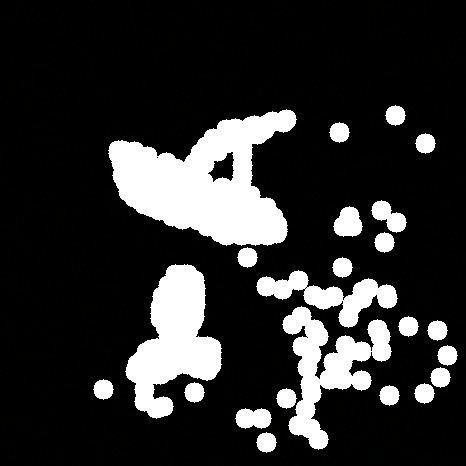
#> input picture MainProgram/test_rbg_folder/image_0.jpeg, 466 x 466 px, given in place of image_705.jpg, which was not available
$ python blank_cropping.py
#> lines starting #> are read from the running program, lines starting #| are printed output that depends on the picture; pictures that were not available may be replaced by others from this repository, and a replacement may not be noted
#> further down, img is the input picture: shape (466, 466, 3); mean B, G, R 45.3, 45.4, 45.3
import numpy as np
from matplotlib import pyplot as plt
import matplotlib.patches as patches
import cv2

def blank_crop(img):
    # iterate by row to have first y
    thresh = 250
    r,c,d = np.shape(img)
#> r = 466; c = 466; d = 3
    cond = False
    for i in range(r):
        for j in range(c):
            for k in range(d):
                if img[i,j,k]<=thresh:
                    if not cond:
                        print(f'Point is {i},{j}')
                        y1 = i
                    cond = True
    # iterate by columns to have first x
    cond = False
    for i in range(c):
        for j in range(r):
            for k in range(d):
                if img[j,i,k]<=thresh:
                    if not cond:
                        print(f'Point is {i},{j}')
                        x1 = i
                    cond = True
    # iterate by inverted rows to have last y
    cond = False
    for i in range(r):
        for j in range(c):
            for k in range(d):
                if img[r-i-1,c-j-1,k]<=thresh:
                    if not cond:
                        print(f'Point is {r-i-1},{c-j-1}')
                        y2 = r-i-1
                    cond = True
    # iterate by inverted columns to have last x
    cond = False
    for i in range(c):
        for j in range(r):
            for k in range(d):
                if img[r-j-1,c-i-1,k]<=thresh:
                    if not cond:
                        print(f'Point is {r-j-1},{c-i-1}')
                        x2 = c-i-1
                    cond = True
    return [x1, y1, x2, y2]


plt.rcParams["figure.figsize"] = [10.0, 5.0]
plt.rcParams["figure.autolayout"] = True

fig = plt.figure()

ok = False
        # Load the image
img = cv2.imread(str('./image_705.jpg'))
plt.imshow(img),plt.grid(),plt.ion(),plt.show()

x1,y1,x2,y2 = blank_crop(img)
#> x1 = 0; y1 = 0; x2 = 465; y2 = 465

rect = (x1,y1,x2,y2)
#> rect = (0, 0, 465, 465)
fig, ax = plt.subplots()
# Display the image
ax.imshow(img), plt.grid()
rect_dr = patches.Rectangle((rect[0], rect[1]), rect[2]-rect[0], rect[3]-rect[1], linewidth=1, edgecolor='r', facecolor='none')
ax.add_patch(rect_dr)
plt.show()
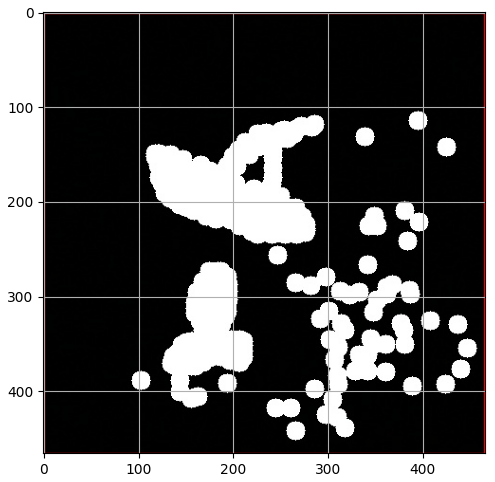
#> figure drawn by matplotlib, 1 panel; B, G, R data is drawn as R, G, B

like = input('Do you like this cut? (y/n) ')
#> the answer given: y
plt.close()


$ run again, on MainProgram/test_rbg_folder/image_1.jpeg
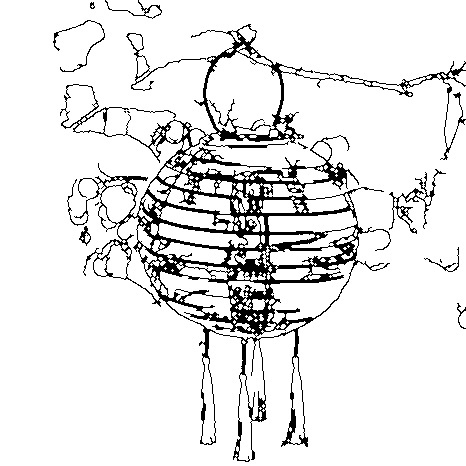
#> input picture MainProgram/test_rbg_folder/image_1.jpeg, 466 x 466 px, given in place of image_705.jpg, which was not available
#> img is the input picture: shape (466, 466, 3); min 0, max 255, mean 230.6
#> x1 = 49; y1 = 0; x2 = 465; y2 = 463
#> rect = (49, 0, 465, 463)
#> `plt.show()`:
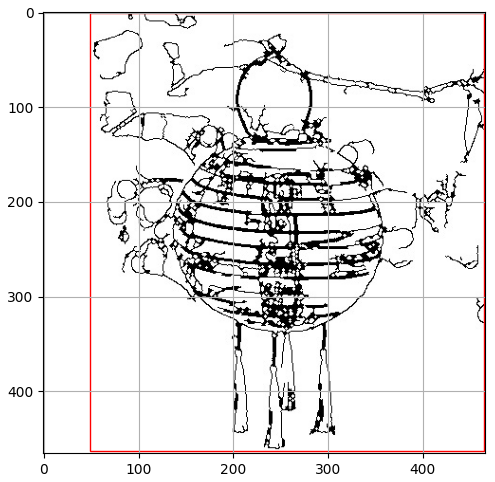
#> figure drawn by matplotlib, 1 panel
